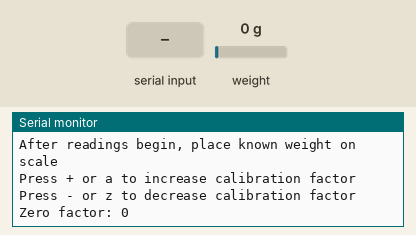
This sketch was run on a simulated ESP32. Shown: the last lines printed to the serial monitor. Inputs (shaded band) come from the test bench; at power-on: weight on the scale 0 g.

Above: at 3.3 s.
3.4 s: weight on the scale set to 100 g
At 5.6 s:
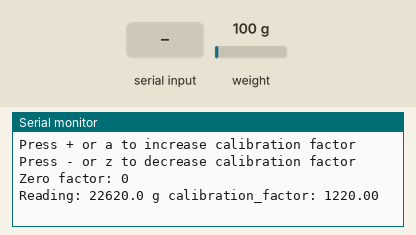
6.4 s: "1" received over Serial
At 6.4 s:
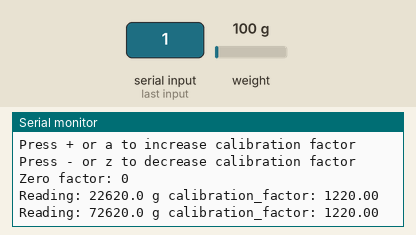
7.9 s: "2" received over Serial
At 9.0 s:
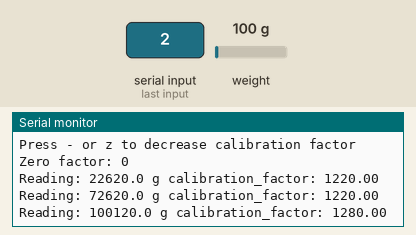
9.4 s: weight on the scale set to 1250 g
At 10.7 s:
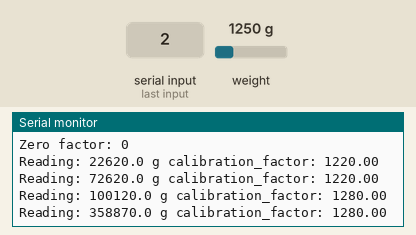
Timing chart, 0 to 11.9 s (numbered marks = the images above; inputs shaded):
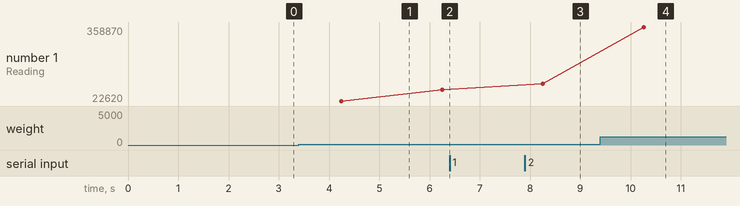

The sketch:

weightTest.ino
```cpp
#include "src/HX711.h"

#define LOADCELL_DOUT_PIN 2
#define LOADCELL_SCK_PIN 3

HX711 scale;

//-7050 worked for my 40lb max scale setup
float calibration_factor = 1220;
double past_time, curr_time;
float weight_avg = 0.0;
float weightArr[40];
int arrIndex = 0;
const int len = 40;
int interval = 2000;

void setup()
{
  Serial.begin(9600);
  Serial.println("HX711 calibration sketch");
  Serial.println("Remove all weight from scale");
  Serial.println("After readings begin, place known weight on scale");
  Serial.println("Press + or a to increase calibration factor");
  Serial.println("Press - or z to decrease calibration factor");

  scale.begin(LOADCELL_DOUT_PIN, LOADCELL_SCK_PIN);
  scale.set_scale();
  //Reset the scale to 0
  scale.tare();

  //Get a baseline reading
  long zero_factor = scale.read_average();
  //This can be used to remove the need to tare the scale. Useful in permanent scale projects.
  Serial.print("Zero factor: ");
  Serial.println(zero_factor);
  past_time = millis();
}

void loop()
{
  curr_time = millis();
  //Adjust to this calibration factor

  scale.set_scale(calibration_factor);
  weightArr[arrIndex] = scale.get_units()*1000;
  arrIndex = (arrIndex+1) % len;

  if(curr_time-past_time > interval) {
    Serial.print("Reading: ");
    for(int i=0; i<len; i++) {
      weight_avg += weightArr[i];
    }
    weight_avg = weight_avg / (float)len + 120.0;
    Serial.print(weight_avg > 0.0 ? weight_avg : 0.0 , 1);
    //Change this to kg and re-adjust the calibration factor if you follow SI units like a sane person
    //기존 예제가 파운드(lbs) 기준이지만 우리는 킬로그램(kg)을 쓸것이므로 'kg'로 바꿉시다.
    Serial.print(" g");
    Serial.print(" calibration_factor: ");
    Serial.print(calibration_factor);
    Serial.println();
    weight_avg = 0;
    past_time = curr_time;
  }

  if(Serial.available())
  {
    char temp = Serial.read();

    //변경 : 보정값 범위 설정 가능하도록 변경
    switch(temp)
    {
      case '1':
        calibration_factor += 10;
        break;
      case '2':
        calibration_factor += 50;
        break;
      case '3':
        calibration_factor += 100;
        break;
      case '4':
        calibration_factor += 1000;
        break;

      case 'a':
        calibration_factor -= 10;
        break;
      case 's':
        calibration_factor -= 50;
        break;
      case 'd':
        calibration_factor -= 100;
        break;
      case 'f':
        calibration_factor -= 1000;
        break;
    }
  }

}
```

Measured:
- after the input at 3.4 s, the serial monitor: prints a new line after 0.84 s (image 1)
- after the input at 7.9 s, the serial monitor: prints a new line after 0.36 s (image 3)
- after the input at 9.4 s, the serial monitor: prints a new line after 0.86 s (image 4)
- plotted number 1: 100120 → 358870 after the input at 9.4 s
